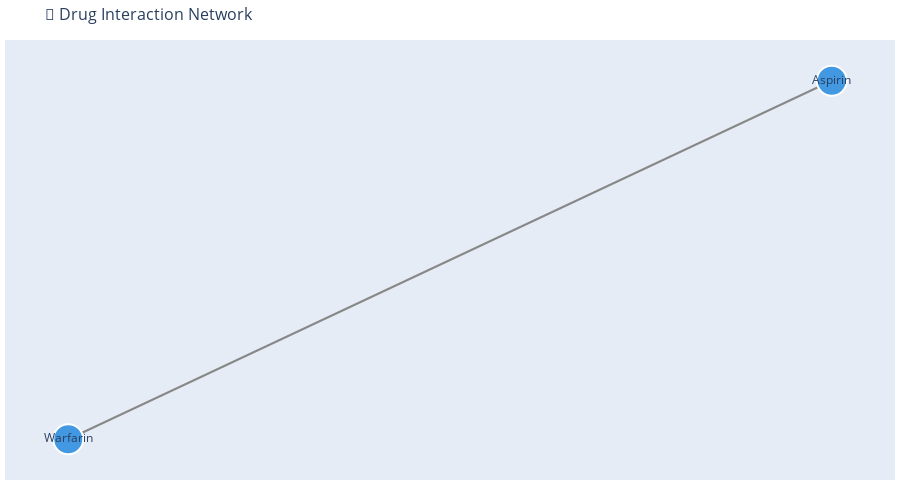
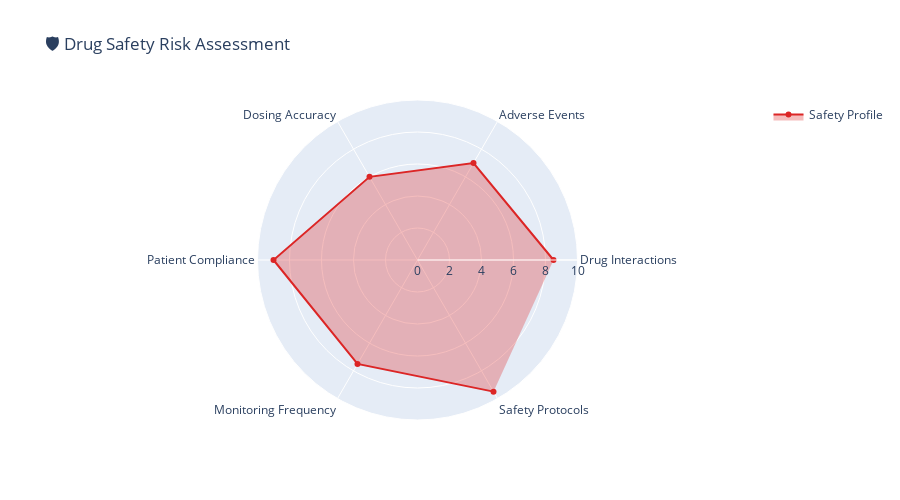
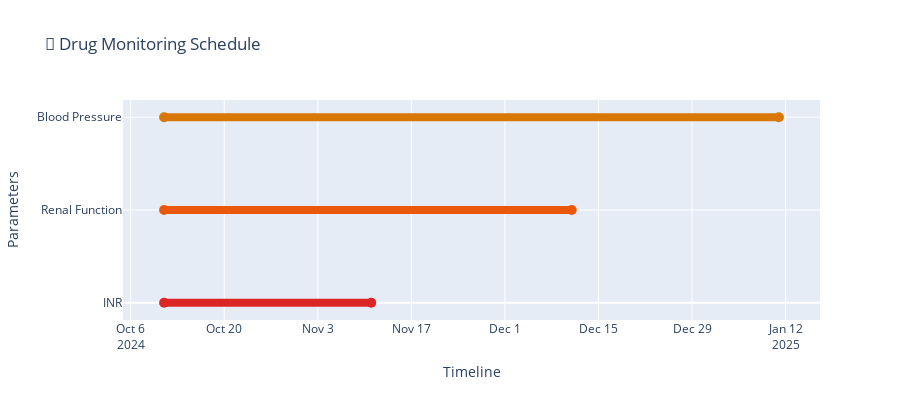

These figures' notebook cell, in order:
### Code cell
# 🚀 RUN COMPREHENSIVE DRUG SAFETY ANALYSIS DEMO
# This demonstrates the complete drug safety analysis system with multi-agent integration

print("🎯 STARTING COMPREHENSIVE DRUG SAFETY ANALYSIS DEMO")
print("=" * 70)

# Enhanced patient data for comprehensive demo
demo_patient = {
    'name': 'Sarah Johnson',
    'age': 72,
    'current_medications': [
        {
            'name': 'Warfarin',
            'dose': '5mg',
            'frequency': 'daily',
            'indication': 'Atrial fibrillation',
            'start_date': '2024-01-15'
        },
        {
            'name': 'Aspirin',
            'dose': '81mg',
            'frequency': 'daily',
            'indication': 'Cardio protection',
            'start_date': '2024-02-01'
        },
        {
            'name': 'Metformin',
            'dose': '1000mg',
            'frequency': 'twice daily',
            'indication': 'Type 2 diabetes',
            'start_date': '2023-06-01'
        },
        {
            'name': 'Lisinopril',
            'dose': '10mg',
            'frequency': 'daily',
            'indication': 'Hypertension',
            'start_date': '2023-08-15'
        },
        {
            'name': 'Atorvastatin',
            'dose': '40mg',
            'frequency': 'daily',
            'indication': 'Hyperlipidemia',
            'start_date': '2023-09-01'
        }
    ],
    'medical_conditions': [
        'Atrial fibrillation',
        'Type 2 diabetes mellitus',
        'Hypertension',
        'Hyperlipidemia',
        'Chronic kidney disease stage 3'
    ],
    'allergies': [
        'Penicillin (rash)',
        'Sulfa drugs (hives)'
    ],
    'risk_factors': [
        'Age > 65',
        'Polypharmacy (5+ medications)',
        'Renal impairment',
        'Multiple comorbidities',
        'History of bleeding'
    ],
    'lab_values': {
        'creatinine': 1.4,
        'eGFR': 45,
        'INR': 2.8,
        'hemoglobin': 11.2,
        'platelets': 180000
    }
}

# Run the comprehensive analysis
print("\n🏥 Executing Multi-Agent Drug Safety Analysis...")
comprehensive_results = drug_safety_platform.run_comprehensive_drug_safety_demo(demo_patient)

### Figure 1 — Plotly figure (JSON) as saved in the notebook; plotly's stock layout.template omitted (floating-point values rounded to 4 significant figures)
{"data": [{"hoverinfo": "none", "line": {"color": "#888", "width": 2}, "mode": "lines", "type": "scatter", "x": [-1.0, 1.0, null], "y": [-0.1129, 0.1129, null]}, {"hoverinfo": "text", "marker": {"color": ["#4299E1", "#4299E1"], "line": {"color": "white", "width": 2}, "showscale": false, "size": 30}, "mode": "markers+text", "text": ["Warfarin", "Aspirin"], "textposition": "middle center", "type": "scatter", "x": [-1.0, 1.0], "y": [-0.1129, 0.1129]}], "layout": {"height": 500, "hovermode": "closest", "margin": {"b": 20, "l": 5, "r": 5, "t": 40}, "showlegend": false, "title": {"font": {"size": 16}, "text": "🔗 Drug Interaction Network"}, "xaxis": {"showgrid": false, "showticklabels": false, "zeroline": false}, "yaxis": {"showgrid": false, "showticklabels": false, "zeroline": false}}}

### Figure 2 — Plotly figure (JSON) as saved in the notebook; plotly's stock layout.template omitted (floating-point values rounded to 4 significant figures)
{"data": [{"fill": "toself", "fillcolor": "rgba(220, 38, 38, 0.3)", "line": {"color": "#DC2626"}, "name": "Safety Profile", "r": [8.5, 7, 6, 9, 7.5, 9.5], "theta": ["Drug Interactions", "Adverse Events", "Dosing Accuracy", "Patient Compliance", "Monitoring Frequency", "Safety Protocols"], "type": "scatterpolar"}], "layout": {"height": 500, "polar": {"radialaxis": {"range": [0, 10], "visible": true}}, "showlegend": true, "title": {"text": "🛡️ Drug Safety Risk Assessment"}}}

### Figure 3 — Plotly figure (JSON) as saved in the notebook; plotly's stock layout.template omitted (floating-point values rounded to 4 significant figures)
{"data": [{"hovertemplate": "<b>INR</b><br>Frequency: Daily<br>Priority: Critical<extra></extra>", "line": {"color": "#DC2626", "width": 8}, "marker": {"size": 10}, "mode": "lines+markers", "name": "INR", "type": "scatter", "x": ["2024-10-11T00:00:00", "2024-11-11T00:00:00"], "y": [0, 0]}, {"hovertemplate": "<b>Renal Function</b><br>Frequency: Weekly<br>Priority: High<extra></extra>", "line": {"color": "#EA580C", "width": 8}, "marker": {"size": 10}, "mode": "lines+markers", "name": "Renal Function", "type": "scatter", "x": ["2024-10-11T00:00:00", "2024-12-11T00:00:00"], "y": [1, 1]}, {"hovertemplate": "<b>Blood Pressure</b><br>Frequency: Daily<br>Priority: Moderate<extra></extra>", "line": {"color": "#D97706", "width": 8}, "marker": {"size": 10}, "mode": "lines+markers", "name": "Blood Pressure", "type": "scatter", "x": ["2024-10-11T00:00:00", "2025-01-11T00:00:00"], "y": [2, 2]}], "layout": {"height": 400, "showlegend": false, "title": {"text": "📅 Drug Monitoring Schedule"}, "xaxis": {"title": {"text": "Timeline"}}, "yaxis": {"tickmode": "array", "ticktext": ["INR", "Renal Function", "Blood Pressure"], "tickvals": [0, 1, 2], "title": {"text": "Parameters"}}}}
